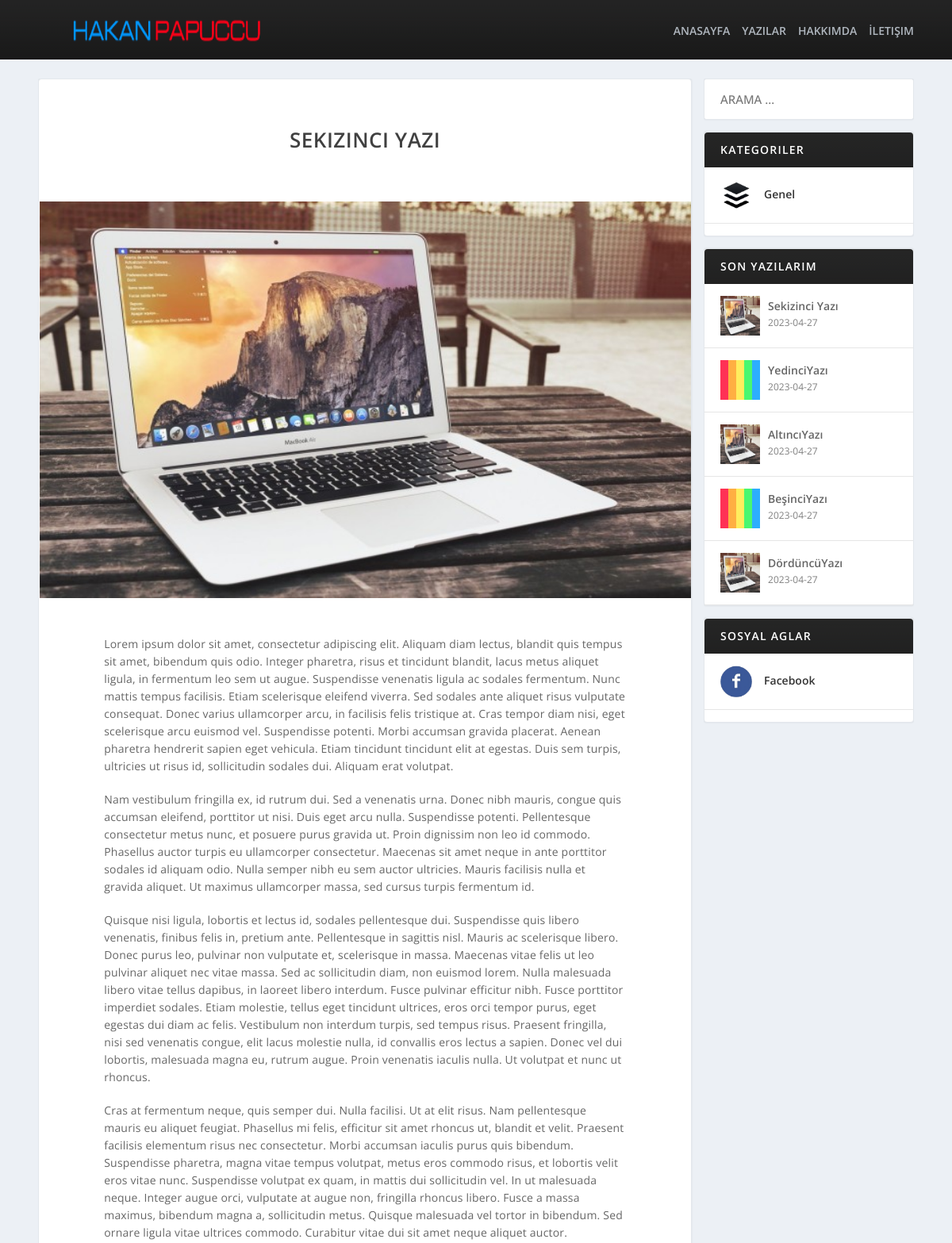
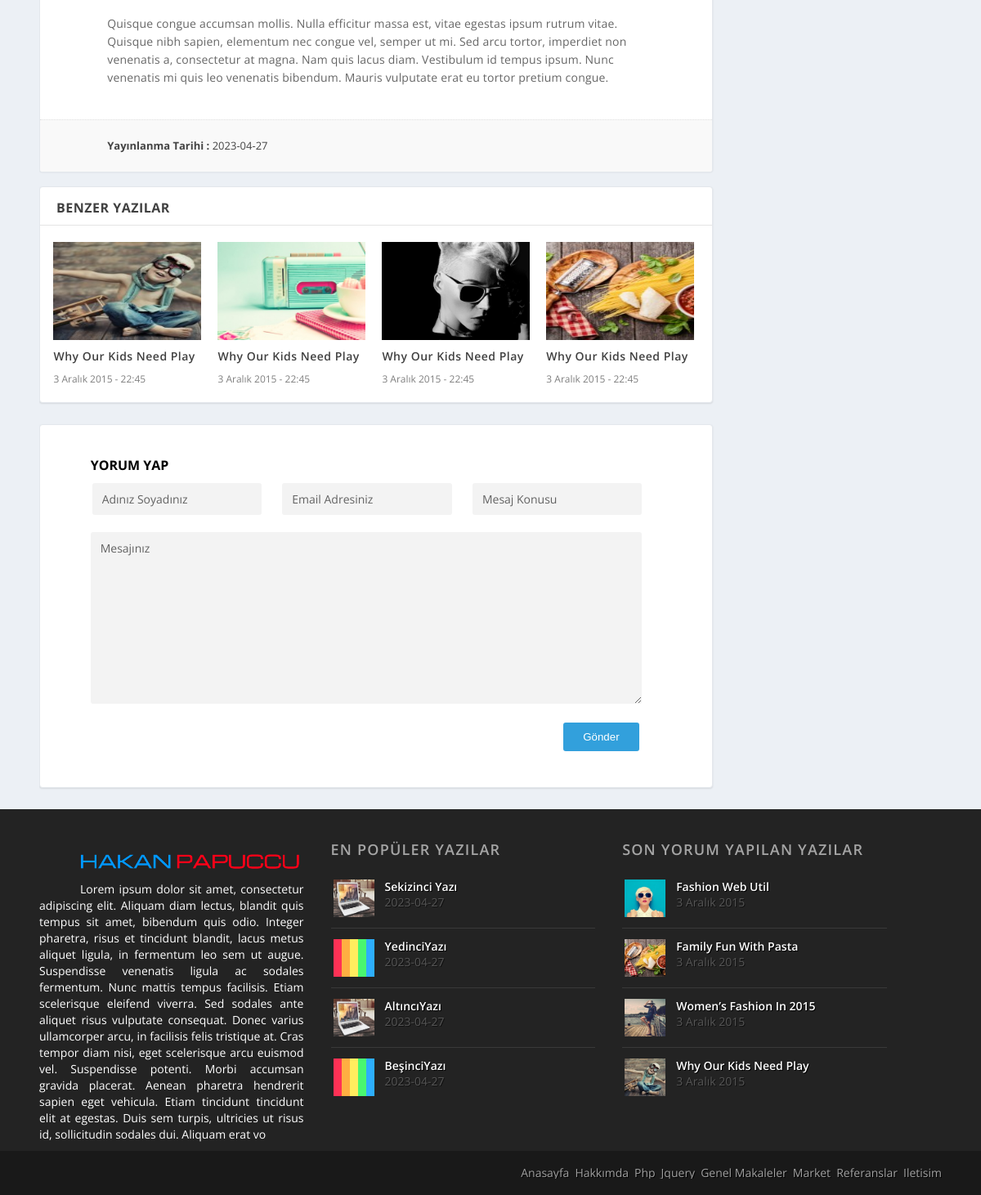
Screenshot of /post.php?id=8 with the database file from the repository (2 pictures, top to bottom).
### tables this page shows
CREATE TABLE `ayar` (
  `id` int(11) NOT NULL,
  `logo` varchar(250) NOT NULL,
  `url` varchar(250) NOT NULL,
  `baslik` varchar(100) NOT NULL,
  `aciklama` text NOT NULL,
  `anahtarkelime` varchar(200) NOT NULL,
  `yazar` varchar(200) NOT NULL
);

CREATE TABLE `menu` (
  `id` int(11) NOT NULL,
  `ad` varchar(20) NOT NULL,
  `link` varchar(250) NOT NULL,
  `sira` int(3) NOT NULL
);

CREATE TABLE `yazilar` (
  `id` int(11) NOT NULL,
  `baslik` varchar(150) NOT NULL,
  `icerik` text NOT NULL,
  `etiket` varchar(200) NOT NULL,
  `kategori` varchar(150) NOT NULL,
  `resim` varchar(250) NOT NULL,
  `tarih` date NOT NULL DEFAULT current_timestamp()
);

CREATE TABLE `kategoriler` (
  `kategori_id` int(11) NOT NULL,
  `ad` varchar(30) NOT NULL,
  `detay` varchar(150) NOT NULL,
  `sira` int(11) NOT NULL
);

CREATE TABLE `sosyal` (
  `id` int(11) NOT NULL,
  `ad` varchar(20) NOT NULL,
  `link` varchar(250) NOT NULL,
  `ikon` varchar(250) NOT NULL
);

CREATE TABLE `aboutme` (
  `id` int(11) NOT NULL,
  `baslik` varchar(100) NOT NULL,
  `metin` text NOT NULL
);

### post.php (the view, shortened to what this page needs)
<?php include "header.php";
$id=$_GET['id'];
$yazisor=$db->prepare("select * from yazilar where id=?");
$yazisor->execute(array($id));
$yazicek=$yazisor->fetch(PDO::FETCH_ASSOC);
 ?>
<div id="columns" class="container">
	<div id="column-1">
		<div class="post">
			<div class="post-header">
				<h1><?php echo $yazicek['baslik']; ?></h1>
			</div>
			<div class="post-thumbnail">
				<img src="img/<?php echo $yazicek['resim']; ?>" alt="<?php echo $yazicek['resim']; ?>">
			</div>
			<div class="post-text">
				<?php echo $yazicek['icerik']; ?>
			</div>
			<div class="post-info">
				<p>
					<span class="left"><strong>Yayınlanma Tarihi :</strong> <?php echo $yazicek['tarih']; ?></span>
				</p>
			</div>
		</div>
		<div class="related-post">
			<h2>Benzer Yazılar</h2>
			<div class="related-post-item">
				<a href="#"><img src="img/kid.jpg"/></a>
				<h3><a href="#">Why Our kids  need play</a></h3>
				<p>3 Aralık 2015 - 22:45</p>
			</div>
			<div class="related-post-item">
				<a href="#"><img src="img/rat.jpg"/></a>
				<h3><a href="#">Why Our kids  need play</a></h3>
				<p>3 Aralık 2015 - 22:45</p>
			</div>
			<div class="related-post-item">
				<a href="#"><img src="img/10.jpg"/></a>
				<h3><a href="#">Why Our kids  need play</a></h3>
				<p>3 Aralık 2015 - 22:45</p>
			</div>
			<div class="related-post-item">
				<a href="#"><img src="img/pasta.jpg"/></a>
				<h3><a href="#">Why Our kids  need play</a></h3>
				<p>3 Aralık 2015 - 22:45</p>
			</div>
		</div>
		<div class="page-cont box-shadow">
		<div id="page">
		<form action="" method="post">
			<h1 style="padding-bottom: 2%; font-size:16px;">YORUM YAP</h1>
			<div class="fieldset">
				<input type="text" name="name" value="Adınız Soyadınız"/>
			</div>
			<div class="fieldset">
				<input type="text" name="email" value="Email Adresiniz"/>
			</div>
			<div class="fieldset">
				<input type="text" name="subject" value="Mesaj Konusu"/>
			</div>
			<div class="fieldset-textarea">
				<textarea name="message" rows="10">Mesajınız</textarea>
			</div>
			<button type="submit" class="submit" style="float:right; margin-right:3%; margin-top:3%; margin-bottom:5%;">Gönder</button>
		</form>
		</div>
		</div>
	</div>
	<?php include "sidebar.php"; ?>
<?php include "footer.php"; ?>

### header.php (shortened to what this page needs)
<?php include "baglan.php";
$ayarsor=$db->prepare("select * from ayar where id=?");
$ayarsor->execute(array(0));
$ayarcek=$ayarsor->fetch(PDO::FETCH_ASSOC);
$menusor=$db->prepare("select * from menu");
$menusor->execute();
?>
<!DOCTYPE html>
<html lang="en">
<head>
	<link rel="stylesheet" type="text/css" href="css/style.css" media="all"/>
	<link rel="stylesheet" type="text/css" href="css/main.css"/>
</head>
<body>
	<header>
		<div class="container">
			<div id="logo">
				<a href="index.php"><img src="img/<?php echo $ayarcek['logo']; ?>" alt="Emrullah Tanıma Logosu" width="352px" height="68px"/></a>
			</div>
			<nav>
				<ul>
					<?php
					while ($menucek=$menusor->fetch(PDO::FETCH_ASSOC)) { ?>
						<li><a href="<?php echo $menucek['link'] ?>" title="<?php echo $menucek['ad'] ?>"><?php echo $menucek['ad'] ?></a></li>
					<?php } ?>
				</ul>
			</nav>
		</div>
	</header>

### sidebar.php (shortened to what this page needs)
<div id="column-2">
	<div class="sidebar">
		<input type="search" class="search-field" placeholder="Arama …" value="" name="s" title="Arama:">
	</div>
	<div class="sidebar">
		<h4>Kategoriler	</h4>
		<ul class="social list">
			<?php
			$kategorisor=$db->prepare("select * from kategoriler order by kategori_id asc");
			$kategorisor->execute();
			while ($kategoricek=$kategorisor->fetch(PDO::FETCH_ASSOC)) { ?>
				<li class="border">
					<a href="category.php?kategori_id=<?php echo $kategoricek['kategori_id']; ?>"><img src="img/category.jpg"/><span><?php echo $kategoricek['ad']; ?></span></a>
				</li>
			<?php } ?>
		</ul>
	</div>
	<div class="sidebar">
		<h4>Son Yazılarım</h4>
		<?php
		$yazisor=$db->prepare("select * from yazilar order by id desc limit 5");
		$yazisor->execute();
		while ($yazicek=$yazisor->fetch(PDO::FETCH_ASSOC)) { ?>
			<div class="sidebar-post">
				<a href="post.php?id=<?php echo $yazicek['id']; ?>"><img src="img/<?php echo $yazicek['resim']; ?>" alt="<?php echo $yazicek['baslik']; ?>"/></a>
				<div class="sidebar-post-info">
					<h3><a href="post.php?id=<?php echo $yazicek['id']; ?>"><?php echo $yazicek['baslik']; ?></a></h3>
				</div>
				<div class="sidebar-post-meta">
					<?php echo $yazicek['tarih']; ?>
				</div>
			</div>
		<?php } ?>
	</div>
	<div class="sidebar">
		<h4>Sosyal Aglar</h4>
		<ul class="social list">
			<?php
			$sosyalsor=$db->prepare("select * from sosyal order by id asc");
			$sosyalsor->execute();
			while ($sosyalcek=$sosyalsor->fetch(PDO::FETCH_ASSOC)) { ?>
				<li class="border">
					<a href="<?php echo $sosyalcek['link']; ?>"><img src="img/socials/<?php echo $sosyalcek['ikon']; ?>" alt="<?php echo $sosyalcek['ad']; ?>"/><span><?php echo $sosyalcek['ad']; ?></span></a>
				</li>
			<?php } ?>
		</ul>
	</div>
</div>
</div>

### footer.php (shortened to what this page needs)
<?php
$hakkimizdasor=$db->prepare("select * from aboutme where id=?");
$hakkimizdasor->execute(array(0));
$hakkimizdacek=$hakkimizdasor->fetch(PDO::FETCH_ASSOC);
?>
<footer>
	<div class="container" id="footer-top">
		<div class="footer-nav">
			<img src="img/logo.png" />
			<p style="color:white; line-height:20px; text-indent:50px; text-align:justify;"><?php echo strip_tags(substr($hakkimizdacek['metin'],0,750)); ?></p>
		</div>
		<div class="footer-nav" id="pop">
			<h4>En Popüler Yazılar</h4>
			<ul class="footer">
				<?php
				$yazisor=$db->prepare("select * from yazilar order by id desc limit 4");
				$yazisor->execute();
				while ($yazicek=$yazisor->fetch(PDO::FETCH_ASSOC)) { ?>
					<li>
						<a href="post.php?id=<?php echo $yazicek['id']; ?>" class="left"><img src="img/<?php echo $yazicek['resim']; ?>" alt="Fashion"></a>
						<div class="footer-nav-item">
							<a href="post.php?id=<?php echo $yazicek['id']; ?>"><?php echo $yazicek['baslik']; ?></a>
							<p><?php echo $yazicek['tarih']; ?></p>
						</div>
					</li>
				<?php } ?>
				</ul>
			</div>
			<div class="footer-nav">
				<h4>Son Yorum Yapılan Yazılar</h4>
				<ul class="footer">
					<li>
						<a href="#" class="left"><img src="img/fashion.jpg" alt="Fashion"></a>
						<div class="footer-nav-item">
							<a href="#">Fashion web util</a>
							<p>3 aralık 2015</p>
						</div>
					</li>
					<li>
						<a href="#" class="left"><img src="img/pasta.jpg" alt="Fashion"></a>
						<div class="footer-nav-item">
							<a href="#">Family Fun With Pasta</a>
							<p>3 aralık 2015</p>
						</div>
					</li>
					<li>
						<a href="#" class="left"><img src="img/women.jpg" alt="Fashion"></a>
						<div class="footer-nav-item">
							<a href="#">Women’s Fashion In 2015</a>
							<p>3 aralık 2015</p>
						</div>
					</li>
					<li>
						<a href="#" class="left"><img src="img/kid.jpg" alt="Fashion"></a>
						<div class="footer-nav-item">
							<a href="#">Why Our Kids Need Play</a>
							<p>3 aralık 2015</p>
						</div>
					</li>
				</ul>
			</div>
		</div>
	</footer>
	<div id="copyright">
		<div class="container">
			<nav>
				<ul>
					<li><h5><a href="#">anasayfa</a></h5></li>
					<li><h5><a href="#">hakkımda</a></h5></li>
					<li><h5><a href="#">php</a></h5></li>
					<li><h5><a href="#">jquery</a></h5></li>
					<li><h5><a href="#">Genel makaleler</a></h5></li>
					<li><h5><a href="#">market</a></h5></li>
					<li><h5><a href="#">referanslar</a></h5></li>
					<li><h5><a href="#">iletisim</a></h5></li>
				</ul>
			</nav>
		</div>
	</div>
</body>
</html>

### css/main.css (style rules this page uses)
.post { background:#fff; width:98%; overflow:hidden; border-radius:4px; border:1px solid #e3e7ec; box-shadow:0px 0px 2px rgba(0, 0, 0, 0.1); margin-bottom:2%; }
.post .post-header { width:100%; padding:60px; box-sizing:border-box; text-align:center; }
.post-header h1 { color:rgba(0, 0, 0, 0.75); font:inherit; font-weight:600; font-size:26px; letter-spacing:0.5px; text-transform:uppercase; line-height:1.3em; vertical-align:baseline; }
.post-thumbnail img { width:99.8%; margin-left:1px; margin-right:1px; height:500px; overflow:hidden; margin-bottom:15px; }
.post .post-text { width:80%; margin:0 auto; position:relative; padding-top:10px; padding-bottom:20px; font-size:100%; font:inherit; box-sizing:border-box; color:#666666 !important; line-height:22px; text-align:left; letter-spacing:0.2px; }
.post .post-text p { margin-top:20px; }
.related-post { background:#fff; width:98%; overflow:hidden; border-radius:4px; border:1px solid #e3e7ec; box-shadow:0 1px 2px rgba(0, 0, 0, 0.1); margin-bottom:3%; padding-bottom:10px; }
.related-post h2 { padding:14px 0 10px 20px; font-size:16px; text-transform:uppercase; color:rgba(0, 0, 0, 0.75); font-weight:700; letter-spacing:0.5px; line-height:1.4em; vertical-align:baseline; border-bottom:1px solid rgba(0, 0, 0, 0.1); margin-bottom:10px; }
.related-post-item { width:22%; max-width:22%; min-width:22%; display:inline-block; flex-basis:22%; box-sizing:border-box; overflow:hidden; margin-left:2%; margin-top:10px; margin-bottom:10px; }
.related-post-item img { width:200px; min-width:200px; height:120px; overflow:hidden; transition:all 200ms; }
.related-post-item a { font-family:'Open Sans'; text-decoration:none; text-transform:capitalize; color:rgba(0, 0, 0, 0.75); font-size:100%; letter-spacing:0.5px; font-weight:600; line-height:1.8em; font-size:14px; word-break:break-word; word-wrap:break-word; margin:0 0 10px; transition:color 200ms; }
.related-post-item p { font-size:12px; line-height:1; color:rgba(0, 0, 0, 0.5); margin-top:10px; }

### rows the page displays
ayar: logo (picture)
menu: ad "ANASAYFA"
menu: ad "YAZILAR"
menu: ad "HAKKIMDA"
menu: ad "İLETIŞIM"
yazilar: baslik "SEKIZINCI YAZI", resim (picture), icerik "Lorem ipsum dolor sit amet, consectetur adipiscing elit. Aliquam diam lectus, blandit quis tempus sit amet, bibendum quis odio. Integer pharetra, risus et tincidunt blandit, lacus metus aliquet ligula, in fermentum leo sem ut augue. Suspendisse venenatis ligula ac sodales fermentum. Nunc mattis tempus facilisis. Etiam scelerisque eleifend viverra. Sed sodales ante aliquet risus vulputate consequat. Donec varius ullamcorper arcu, in facilisis felis tristique at. Cras tempor diam nisi, eget scelerisque arcu euismod vel. Suspendisse potenti. Morbi accumsan gravida placerat. Aenean pharetra hendrerit sapien eget vehicula. Etiam tincidunt tincidunt elit at egestas. Duis sem turpis, ultricies ut…", tarih "2023-04-27", baslik "Sekizinci Yazı"
kategoriler: ad "Genel"
yazilar: resim (picture), baslik "YedinciYazı", tarih "2023-04-27"
yazilar: resim (picture), baslik "AltıncıYazı", tarih "2023-04-27"
yazilar: resim (picture), baslik "BeşinciYazı", tarih "2023-04-27"
yazilar: resim (picture), baslik "DördüncüYazı", tarih "2023-04-27"
sosyal: ikon (picture), ad "Facebook"
aboutme: metin "Lorem ipsum dolor sit amet, consectetur adipiscing elit. Aliquam diam lectus, blandit quis tempus sit amet, bibendum quis odio. Integer pharetra, risus et tincidunt blandit, lacus metus aliquet ligula, in fermentum leo sem ut augue. Suspendisse venenatis ligula ac sodales fermentum. Nunc mattis tempus facilisis. Etiam scelerisque eleifend viverra. Sed sodales ante aliquet risus vulputate consequat. Donec varius ullamcorper arcu, in facilisis felis tristique at. Cras tempor diam nisi, eget scelerisque arcu euismod vel. Suspendisse potenti. Morbi accumsan gravida placerat. Aenean pharetra hendrerit sapien eget vehicula. Etiam tincidunt tincidunt elit at egestas. Duis sem turpis, ultricies ut…"
